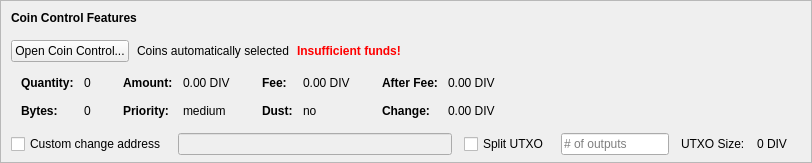
    <widget class="QFrame" name="frameCoinControl">
     <property name="sizePolicy">
      <sizepolicy hsizetype="Expanding" vsizetype="Expanding">
       <horstretch>0</horstretch>
       <verstretch>0</verstretch>
      </sizepolicy>
     </property>
     <property name="maximumSize">
      <size>
       <width>16777215</width>
       <height>16777215</height>
      </size>
     </property>
     <property name="frameShape">
      <enum>QFrame::StyledPanel</enum>
     </property>
     <property name="frameShadow">
      <enum>QFrame::Sunken</enum>
     </property>
     <layout class="QVBoxLayout" name="verticalLayoutCoinControl2">
      <property name="spacing">
       <number>0</number>
      </property>
      <property name="leftMargin">
       <number>0</number>
      </property>
      <property name="topMargin">
       <number>0</number>
      </property>
      <property name="rightMargin">
       <number>0</number>
      </property>
      <property name="bottomMargin">
       <number>6</number>
      </property>
      <item>
       <layout class="QVBoxLayout" name="verticalLayoutCoinControl" stretch="0,0,0,0,1">
        <property name="spacing">
         <number>0</number>
        </property>
        <property name="leftMargin">
         <number>10</number>
        </property>
        <property name="topMargin">
         <number>10</number>
        </property>
        <item>
         <layout class="QHBoxLayout" name="horizontalLayoutCoinControl1">
          <property name="bottomMargin">
           <number>15</number>
          </property>
          <item>
           <widget class="QLabel" name="labelCoinControlFeatures">
            <property name="sizePolicy">
             <sizepolicy hsizetype="Preferred" vsizetype="Maximum">
              <horstretch>0</horstretch>
              <verstretch>0</verstretch>
             </sizepolicy>
            </property>
            <property name="font">
             <font>
              <weight>75</weight>
              <bold>true</bold>
             </font>
            </property>
            <property name="styleSheet">
             <string notr="true">font-weight:bold;</string>
            </property>
            <property name="text">
             <string>Coin Control Features</string>
            </property>
           </widget>
          </item>
         </layout>
        </item>
        <item>
         <layout class="QHBoxLayout" name="horizontalLayoutCoinControl2" stretch="0,0,0,0">
          <property name="spacing">
           <number>8</number>
          </property>
          <property name="bottomMargin">
           <number>10</number>
          </property>
          <item>
           <widget class="QPushButton" name="pushButtonCoinControl">
            <property name="styleSheet">
             <string notr="true"/>
            </property>
            <property name="text">
             <string>Open Coin Control...</string>
            </property>
            <property name="autoDefault">
             <bool>false</bool>
            </property>
           </widget>
          </item>
          <item>
           <widget class="QLabel" name="labelCoinControlAutomaticallySelected">
            <property name="text">
             <string>Coins automatically selected</string>
            </property>
            <property name="margin">
             <number>5</number>
            </property>
           </widget>
          </item>
          <item>
           <widget class="QLabel" name="labelCoinControlInsuffFunds">
            <property name="font">
             <font>
              <weight>75</weight>
              <bold>true</bold>
             </font>
            </property>
            <property name="styleSheet">
             <string notr="true">color:red;font-weight:bold;</string>
            </property>
            <property name="text">
             <string>Insufficient funds!</string>
            </property>
            <property name="margin">
             <number>5</number>
            </property>
           </widget>
          </item>
          <item>
           <spacer name="horizontalSpacerCoinControl">
            <property name="orientation">
             <enum>Qt::Horizontal</enum>
            </property>
            <property name="sizeHint" stdset="0">
             <size>
              <width>40</width>
              <height>1</height>
             </size>
            </property>
           </spacer>
          </item>
         </layout>
        </item>
        <item>
         <widget class="QWidget" name="widgetCoinControl" native="true">
          <property name="sizePolicy">
           <sizepolicy hsizetype="Preferred" vsizetype="Preferred">
            <horstretch>0</horstretch>
            <verstretch>0</verstretch>
           </sizepolicy>
          </property>
          <property name="minimumSize">
           <size>
            <width>0</width>
            <height>0</height>
           </size>
          </property>
          <property name="styleSheet">
           <string notr="true"/>
          </property>
          <layout class="QHBoxLayout" name="horizontalLayoutCoinControl5">
           <property name="leftMargin">
            <number>0</number>
           </property>
           <property name="topMargin">
            <number>0</number>
           </property>
           <property name="rightMargin">
            <number>0</number>
           </property>
           <property name="bottomMargin">
            <number>0</number>
           </property>
           <item>
            <layout class="QHBoxLayout" name="horizontalLayoutCoinControl3" stretch="0,0,0,1">
             <property name="spacing">
              <number>20</number>
             </property>
             <property name="topMargin">
              <number>0</number>
             </property>
             <property name="bottomMargin">
              <number>10</number>
             </property>
             <item>
              <layout class="QFormLayout" name="formLayoutCoinControl1">
               <property name="horizontalSpacing">
                <number>10</number>
               </property>
               <property name="verticalSpacing">
                <number>14</number>
               </property>
               <property name="leftMargin">
                <number>10</number>
               </property>
               <property name="topMargin">
                <number>4</number>
               </property>
               <property name="rightMargin">
                <number>6</number>
               </property>
               <item row="0" column="0">
                <widget class="QLabel" name="labelCoinControlQuantityText">
                 <property name="font">
                  <font>
                   <weight>75</weight>
                   <bold>true</bold>
                  </font>
                 </property>
                 <property name="text">
                  <string>Quantity:</string>
                 </property>
                 <property name="margin">
                  <number>0</number>
                 </property>
                </widget>
               </item>
               <item row="0" column="1">
                <widget class="QLabel" name="labelCoinControlQuantity">
                 <property name="cursor">
                  <cursorShape>IBeamCursor</cursorShape>
                 </property>
                 <property name="contextMenuPolicy">
                  <enum>Qt::ActionsContextMenu</enum>
                 </property>
                 <property name="text">
                  <string notr="true">0</string>
                 </property>
                 <property name="margin">
                  <number>0</number>
                 </property>
                 <property name="textInteractionFlags">
                  <set>Qt::LinksAccessibleByMouse|Qt::TextSelectableByKeyboard|Qt::TextSelectableByMouse</set>
                 </property>
                </widget>
               </item>
               <item row="1" column="0">
                <widget class="QLabel" name="labelCoinControlBytesText">
                 <property name="font">
                  <font>
                   <weight>75</weight>
                   <bold>true</bold>
                  </font>
                 </property>
                 <property name="text">
                  <string>Bytes:</string>
                 </property>
                </widget>
               </item>
               <item row="1" column="1">
                <widget class="QLabel" name="labelCoinControlBytes">
                 <property name="cursor">
                  <cursorShape>IBeamCursor</cursorShape>
                 </property>
                 <property name="contextMenuPolicy">
                  <enum>Qt::ActionsContextMenu</enum>
                 </property>
                 <property name="text">
                  <string notr="true">0</string>
                 </property>
                 <property name="textInteractionFlags">
                  <set>Qt::LinksAccessibleByMouse|Qt::TextSelectableByKeyboard|Qt::TextSelectableByMouse</set>
                 </property>
                </widget>
               </item>
              </layout>
             </item>
             <item>
              <layout class="QFormLayout" name="formLayoutCoinControl2">
               <property name="horizontalSpacing">
                <number>10</number>
               </property>
               <property name="verticalSpacing">
                <number>14</number>
               </property>
               <property name="leftMargin">
                <number>6</number>
               </property>
               <property name="topMargin">
                <number>4</number>
               </property>
               <property name="rightMargin">
                <number>6</number>
               </property>
               <item row="0" column="0">
                <widget class="QLabel" name="labelCoinControlAmountText">
                 <property name="font">
                  <font>
                   <weight>75</weight>
                   <bold>true</bold>
                  </font>
                 </property>
                 <property name="text">
                  <string>Amount:</string>
                 </property>
                 <property name="margin">
                  <number>0</number>
                 </property>
                </widget>
               </item>
               <item row="0" column="1">
                <widget class="QLabel" name="labelCoinControlAmount">
                 <property name="cursor">
                  <cursorShape>IBeamCursor</cursorShape>
                 </property>
                 <property name="contextMenuPolicy">
                  <enum>Qt::ActionsContextMenu</enum>
                 </property>
                 <property name="text">
                  <string notr="true">0.00 DIV</string>
                 </property>
                 <property name="textInteractionFlags">
                  <set>Qt::LinksAccessibleByMouse|Qt::TextSelectableByKeyboard|Qt::TextSelectableByMouse</set>
                 </property>
                </widget>
               </item>
               <item row="1" column="0">
                <widget class="QLabel" name="labelCoinControlPriorityText">
                 <property name="font">
                  <font>
                   <weight>75</weight>
                   <bold>true</bold>
                  </font>
                 </property>
                 <property name="text">
                  <string>Priority:</string>
                 </property>
                </widget>
               </item>
               <item row="1" column="1">
                <widget class="QLabel" name="labelCoinControlPriority">
                 <property name="cursor">
                  <cursorShape>IBeamCursor</cursorShape>
                 </property>
                 <property name="contextMenuPolicy">
                  <enum>Qt::ActionsContextMenu</enum>
                 </property>
                 <property name="text">
                  <string>medium</string>
                 </property>
                 <property name="textInteractionFlags">
                  <set>Qt::LinksAccessibleByMouse|Qt::TextSelectableByKeyboard|Qt::TextSelectableByMouse</set>
                 </property>
                </widget>
               </item>
              </layout>
             </item>
             <item>
              <layout class="QFormLayout" name="formLayoutCoinControl3">
               <property name="horizontalSpacing">
                <number>10</number>
               </property>
               <property name="verticalSpacing">
                <number>14</number>
               </property>
               <property name="leftMargin">
                <number>6</number>
               </property>
               <property name="topMargin">
                <number>4</number>
               </property>
               <property name="rightMargin">
                <number>6</number>
               </property>
               <item row="0" column="0">
                <widget class="QLabel" name="labelCoinControlFeeText">
                 <property name="font">
                  <font>
                   <weight>75</weight>
                   <bold>true</bold>
                  </font>
                 </property>
                 <property name="text">
                  <string>Fee:</string>
                 </property>
                 <property name="margin">
                  <number>0</number>
                 </property>
                </widget>
               </item>
               <item row="0" column="1">
                <widget class="QLabel" name="labelCoinControlFee">
                 <property name="cursor">
                  <cursorShape>IBeamCursor</cursorShape>
                 </property>
                 <property name="contextMenuPolicy">
                  <enum>Qt::ActionsContextMenu</enum>
                 </property>
                 <property name="text">
                  <string notr="true">0.00 DIV</string>
                 </property>
                 <property name="textInteractionFlags">
                  <set>Qt::LinksAccessibleByMouse|Qt::TextSelectableByKeyboard|Qt::TextSelectableByMouse</set>
                 </property>
                </widget>
               </item>
               <item row="1" column="0">
                <widget class="QLabel" name="labelCoinControlLowOutputText">
                 <property name="font">
                  <font>
                   <weight>75</weight>
                   <bold>true</bold>
                  </font>
                 </property>
                 <property name="text">
                  <string>Dust:</string>
                 </property>
                </widget>
               </item>
               <item row="1" column="1">
                <widget class="QLabel" name="labelCoinControlLowOutput">
                 <property name="cursor">
                  <cursorShape>IBeamCursor</cursorShape>
                 </property>
                 <property name="contextMenuPolicy">
                  <enum>Qt::ActionsContextMenu</enum>
                 </property>
                 <property name="text">
                  <string>no</string>
                 </property>
                 <property name="textInteractionFlags">
                  <set>Qt::LinksAccessibleByMouse|Qt::TextSelectableByKeyboard|Qt::TextSelectableByMouse</set>
                 </property>
                </widget>
               </item>
              </layout>
             </item>
             <item>
              <layout class="QFormLayout" name="formLayoutCoinControl4">
               <property name="horizontalSpacing">
                <number>10</number>
               </property>
               <property name="verticalSpacing">
                <number>14</number>
               </property>
               <property name="leftMargin">
                <number>6</number>
               </property>
               <property name="topMargin">
                <number>4</number>
               </property>
               <property name="rightMargin">
                <number>6</number>
               </property>
               <item row="0" column="0">
                <widget class="QLabel" name="labelCoinControlAfterFeeText">
                 <property name="font">
                  <font>
                   <weight>75</weight>
                   <bold>true</bold>
                  </font>
                 </property>
                 <property name="text">
                  <string>After Fee:</string>
                 </property>
                 <property name="margin">
                  <number>0</number>
                 </property>
                </widget>
               </item>
               <item row="0" column="1">
                <widget class="QLabel" name="labelCoinControlAfterFee">
                 <property name="cursor">
                  <cursorShape>IBeamCursor</cursorShape>
                 </property>
                 <property name="contextMenuPolicy">
                  <enum>Qt::ActionsContextMenu</enum>
                 </property>
                 <property name="text">
                  <string notr="true">0.00 DIV</string>
                 </property>
                 <property name="textInteractionFlags">
                  <set>Qt::LinksAccessibleByMouse|Qt::TextSelectableByKeyboard|Qt::TextSelectableByMouse</set>
                 </property>
                </widget>
               </item>
               <item row="1" column="0">
                <widget class="QLabel" name="labelCoinControlChangeText">
                 <property name="font">
                  <font>
                   <weight>75</weight>
                   <bold>true</bold>
                  </font>
                 </property>
                 <property name="text">
                  <string>Change:</string>
                 </property>
                </widget>
               </item>
               <item row="1" column="1">
                <widget class="QLabel" name="labelCoinControlChange">
                 <property name="cursor">
                  <cursorShape>IBeamCursor</cursorShape>
                 </property>
                 <property name="contextMenuPolicy">
                  <enum>Qt::ActionsContextMenu</enum>
                 </property>
                 <property name="text">
                  <string notr="true">0.00 DIV</string>
                 </property>
                 <property name="textInteractionFlags">
                  <set>Qt::LinksAccessibleByMouse|Qt::TextSelectableByKeyboard|Qt::TextSelectableByMouse</set>
                 </property>
                </widget>
               </item>
              </layout>
             </item>
            </layout>
           </item>
          </layout>
         </widget>
        </item>
        <item>
         <layout class="QHBoxLayout" name="horizontalLayoutCoinControl4" stretch="0,0,0,0,0,0,0">
          <property name="spacing">
           <number>12</number>
          </property>
          <property name="sizeConstraint">
           <enum>QLayout::SetDefaultConstraint</enum>
          </property>
          <property name="topMargin">
           <number>5</number>
          </property>
          <property name="rightMargin">
           <number>5</number>
          </property>
          <item>
           <widget class="QCheckBox" name="checkBoxCoinControlChange">
            <property name="toolTip">
             <string>If this is activated, but the change address is empty or invalid, change will be sent to a newly generated address.</string>
            </property>
            <property name="text">
             <string>Custom change address</string>
            </property>
           </widget>
          </item>
          <item>
           <widget class="QValidatedLineEdit" name="lineEditCoinControlChange">
            <property name="enabled">
             <bool>false</bool>
            </property>
            <property name="sizePolicy">
             <sizepolicy hsizetype="Expanding" vsizetype="Fixed">
              <horstretch>0</horstretch>
              <verstretch>0</verstretch>
             </sizepolicy>
            </property>
           </widget>
          </item>
          <item>
           <widget class="QCheckBox" name="splitBlockCheckBox">
            <property name="text">
             <string>Split UTXO</string>
            </property>
           </widget>
          </item>
          <item>
           <widget class="QLineEdit" name="splitBlockLineEdit">
            <property name="sizePolicy">
             <sizepolicy hsizetype="Fixed" vsizetype="Fixed">
              <horstretch>50</horstretch>
              <verstretch>0</verstretch>
             </sizepolicy>
            </property>
            <property name="placeholderText">
             <string># of outputs</string>
            </property>
           </widget>
          </item>
          <item>
           <widget class="QLabel" name="labelBlockSizeText">
            <property name="text">
             <string>UTXO Size:</string>
            </property>
           </widget>
          </item>
          <item>
           <widget class="QLabel" name="labelBlockSize">
            <property name="text">
             <string>0 DIV</string>
            </property>
           </widget>
          </item>
          <item>
           <widget class="QLabel" name="labelCoinControlChangeLabel">
            <property name="sizePolicy">
             <sizepolicy hsizetype="Preferred" vsizetype="Expanding">
              <horstretch>0</horstretch>
              <verstretch>0</verstretch>
             </sizepolicy>
            </property>
            <property name="minimumSize">
             <size>
              <width>0</width>
              <height>0</height>
             </size>
            </property>
            <property name="text">
             <string/>
            </property>
            <property name="margin">
             <number>3</number>
            </property>
           </widget>
          </item>
         </layout>
        </item>
        <item>
         <spacer name="verticalSpacerCoinControl">
          <property name="orientation">
           <enum>Qt::Vertical</enum>
          </property>
          <property name="sizeHint" stdset="0">
           <size>
            <width>800</width>
            <height>1</height>
           </size>
          </property>
         </spacer>
        </item>
       </layout>
      </item>
     </layout>
    </widget>
